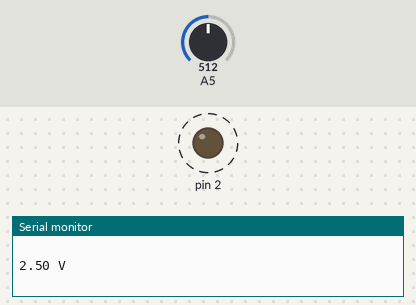
Simulated run of this sketch. Board: Arduino Uno, built with avr-gcc and run on an emulated ATmega328P. On the bench: output pins drawn as LEDs (lit = HIGH), the last lines printed to the serial monitor. Dashed ring = blinking. The inputs (shaded band) are chosen by the test bench; at power-on: A5 = 512.

Above: at 2.0 s.
2.1 s: A5 set to 122
At 2.95 s:
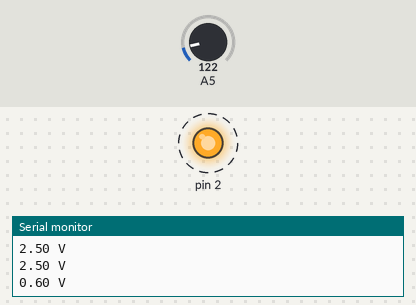
5.6 s: A5 set to 0
At 6.1 s:
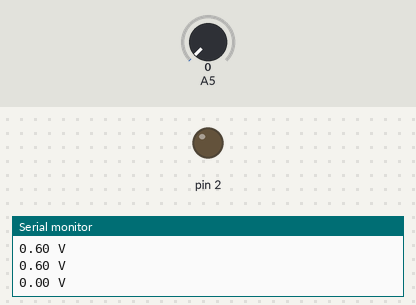
Timing chart, 0 to 8.6 s (numbered marks = the images above; inputs shaded):
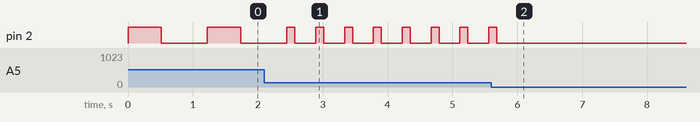

Measured:
- after the input at 2.1 s, pin 2: alternates HIGH for 0.12 s and LOW for 0.32 s, starting after 0.47 s
- after the input at 5.6 s, pin 2: goes on until 5.7 s, then stays LOW
- by itself, pin 2: alternates HIGH for 0.51 s and LOW for 0.71 s

The sketch:

voltomorz.ino
```cpp
int odczytywanaWartosc = 0;
float napiecie = 0; //Wartość przeliczona na napięcie w V

void setup() {
  Serial.begin(9600); //Ustawienie prędkości transmisji
  Serial.println(" ");
  pinMode(2, OUTPUT);

}

void loop() {
  odczytywanaWartosc = analogRead(A5);
  digitalWrite(2, HIGH);
  delay(odczytywanaWartosc);
  digitalWrite(2,LOW);
  delay(odczytywanaWartosc);
  napiecie = odczytywanaWartosc * (5.0/1023.0);
  Serial.print(napiecie);
  Serial.println(" V");
  delay(200);
}
```
